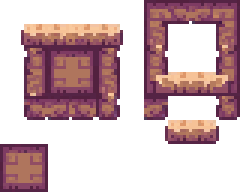
#> input picture assets/world/terrain/sources/dirt.png, 80 x 64 px (shown 3 times larger); its folder holds only this picture in this run
$ python autotile47.py ../assets/world/terrain/sources/dirt.png
#> lines starting #> are read from the running program, lines starting #| are printed output that depends on the picture
#!/usr/bin/env python3
"""Generate a 47-tile blob tileset with variants.

Modes:
  generate  JSON manifest or 5x4 PNG template -> spritesheet + RON mapping
  split     5x4 PNG template -> individual tile PNGs + JSON manifest

Usage:
    python autotile47.py tileset.json -o output.png
    python autotile47.py template.png -o output.png
    python autotile47.py --split template.png -o tiles_dir/
    python autotile47.py tilesets/*.json --output-dir generated/
"""

from __future__ import annotations

import argparse
import json
import sys
from dataclasses import dataclass
from pathlib import Path
from typing import NamedTuple

from PIL import Image, ImageDraw

# ---------------------------------------------------------------------------
# Constants: 8-bit bitmask neighbor directions
# ---------------------------------------------------------------------------

N = 1
NE = 2
E = 4
SE = 8
S = 16
SW = 32
W = 64
NW = 128

QUADRANT_OFFSETS: dict[str, tuple[int, int]] = {
    "TL": (0, 0),
    "TR": (0, 1),
    "BL": (1, 0),
    "BR": (1, 1),
}


class QuadrantRule(NamedTuple):
    """Which neighbors and source tiles to check for one output quadrant."""

    cardinal1: int  # vertical   (N for TL/TR, S for BL/BR)
    cardinal2: int  # horizontal (W for TL/BL, E for TR/BR)
    diagonal: int  # diagonal between them
    corner_tile: str  # both cardinals absent
    edge_c1_tile: str  # only cardinal1 present
    edge_c2_tile: str  # only cardinal2 present
    inner_tile: str  # both cardinals, no diagonal


QUADRANT_RULES: dict[str, QuadrantRule] = {
    "TL": QuadrantRule(N, W, NW, "outer_tl", "outer_left", "outer_top", "inner_d"),
    "TR": QuadrantRule(N, E, NE, "outer_tr", "outer_right", "outer_top", "inner_c"),
    "BL": QuadrantRule(S, W, SW, "outer_bl", "outer_left", "outer_bottom", "inner_b"),
    "BR": QuadrantRule(S, E, SE, "outer_br", "outer_right", "outer_bottom", "inner_a"),
}

REQUIRED_ROLES = [
    "center",
    "outer_tl",
    "outer_top",
    "outer_tr",
    "outer_left",
    "outer_right",
    "outer_bl",
    "outer_bottom",
    "outer_br",
    "inner_a",
    "inner_b",
    "inner_c",
    "inner_d",
    "single",
]

OPTIONAL_ROLES = ["inner_e", "inner_f"]
ALL_VALID_ROLES = frozenset(REQUIRED_ROLES + OPTIONAL_ROLES)

# 5x4 template grid: role -> (row, col)
TEMPLATE_POSITIONS: dict[str, tuple[int, int]] = {
    "outer_tl": (0, 0),
    "outer_top": (0, 1),
    "outer_tr": (0, 2),
    "inner_a": (0, 3),
    "inner_b": (0, 4),
    "outer_left": (1, 0),
    "center": (1, 1),
    "outer_right": (1, 2),
    "inner_c": (1, 3),
    "inner_d": (1, 4),
    "outer_bl": (2, 0),
    "outer_bottom": (2, 1),
    "outer_br": (2, 2),
    "inner_e": (2, 3),
    "inner_f": (2, 4),
    "single": (3, 0),
}

# Prime stride to decorrelate variant picks across roles
_ROLE_STRIDE = 7

# Spatial hash primes (Teschner et al.) for deterministic position-based selection
_HASH_PRIME_X = 73856093
_HASH_PRIME_Y = 19349663

# ---------------------------------------------------------------------------
# Data types
# ---------------------------------------------------------------------------


@dataclass
class SourceEntry:
    """One source image variant for a role."""

    role: str
    file: str
    weight: float
    image: Image.Image


@dataclass
class TileVariant:
    """One generated output tile variant."""

    image: Image.Image
    weight: float


# role name -> list of source variants
RoleVariants = dict[str, list[SourceEntry]]


# ---------------------------------------------------------------------------
# Bitmask computation
# ---------------------------------------------------------------------------


def reduce_bitmask(raw: int) -> int:
    """Zero out diagonal bits when adjacent cardinals are absent."""
    reduced = raw
    if not (raw & N and raw & E):
        reduced &= ~NE
    if not (raw & S and raw & E):
        reduced &= ~SE
    if not (raw & S and raw & W):
        reduced &= ~SW
    if not (raw & N and raw & W):
        reduced &= ~NW
    return reduced


def compute_47_bitmasks() -> list[int]:
    """Return the 47 unique canonical bitmask values, sorted ascending."""
    unique = {reduce_bitmask(raw) for raw in range(256)}
    result = sorted(unique)
    if len(result) != 47:
        raise RuntimeError(f"Expected 47 unique bitmasks, got {len(result)}")
    return result


def describe_bitmask(mask: int) -> str:
    """Human-readable description of a bitmask."""
    names = [
        name
        for name, bit in [
            ("N", N),
            ("NE", NE),
            ("E", E),
            ("SE", SE),
            ("S", S),
            ("SW", SW),
            ("W", W),
            ("NW", NW),
        ]
        if mask & bit
    ]
    return "+".join(names) if names else "isolated"


# ---------------------------------------------------------------------------
# JSON manifest parsing & source loading
# ---------------------------------------------------------------------------


# [72 lines left out: functions parse_manifest, load_sources, not called in this run]


# ---------------------------------------------------------------------------
# 5x4 PNG template loading & splitting
# ---------------------------------------------------------------------------


def _load_template_image(
    path: Path,
    tile_size: int | None = None,
) -> tuple[Image.Image, int]:
    """Load and validate a 5x4 template PNG.  Returns (image, tile_size)."""
    if not path.exists():
        raise FileNotFoundError(f"Template not found: {path}")

    img = Image.open(path)
#> img is the input picture: PIL image 80x64 RGBA; mean R, G, B, A 65, 38.7, 42.7, 114.7
    if img.mode != "RGBA":
        img = img.convert("RGBA")
    img.load()

    w, h = img.size
    if tile_size is None:
        tile_size = w // 5

    expected_w = tile_size * 5
    expected_h = tile_size * 4
    if w != expected_w or h != expected_h:
        raise ValueError(
            f"Template {w}x{h} doesn't match 5x4 grid of {tile_size}x{tile_size} "
            f"(expected {expected_w}x{expected_h})"
        )

    return img, tile_size


def load_template_as_roles(
    path: Path,
    tile_size: int | None = None,
) -> tuple[RoleVariants, int]:
    """Load a 5x4 PNG template directly into RoleVariants (no files written)."""
    img, ts = _load_template_image(path, tile_size)
#> ts = 16

    roles: RoleVariants = {}
    for role_name, (row, col) in TEMPLATE_POSITIONS.items():
        x, y = col * ts, row * ts
        tile_img = img.crop((x, y, x + ts, y + ts))

        # Skip fully transparent optional tiles
        if role_name in OPTIONAL_ROLES:
            alpha = tile_img.getchannel("A")
            if alpha.getextrema()[1] == 0:
                continue

        entry = SourceEntry(
            role=role_name,
            file=f"<template:{path.name}:{role_name}>",
            weight=1.0,
            image=tile_img,
        )
        roles[role_name] = [entry]
#> this loop made 16 passes
#> (x, y) on passes 1 to 8: (0, 0), (16, 0), (32, 0), (48, 0), (64, 0), (0, 16), (16, 16), (32, 16)
#> pass 1, in load_template_as_roles, `tile_img = img.crop((x, y, x + ts, y + ts))`:
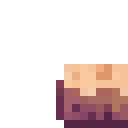
#> tile_img: PIL image 16x16 RGBA (shown 8 times larger); mean R, G, B, A 47.6, 32.2, 30.2, 68.7; transparent parts drawn white
#> pass 2, in load_template_as_roles, `tile_img = img.crop((x, y, x + ts, y + ts))`:
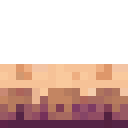
#> tile_img: PIL image 16x16 RGBA (shown 8 times larger); mean R, G, B, A 93, 64.6, 56.9, 127.5; transparent parts drawn white
#> pass 3, in load_template_as_roles, `tile_img = img.crop((x, y, x + ts, y + ts))`:
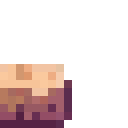
#> tile_img: PIL image 16x16 RGBA (shown 8 times larger); mean R, G, B, A 47.1, 32, 30.2, 68.7; transparent parts drawn white
#> after the loop, roles = 16 items
#> (the rest of the program and of its run is left out)
